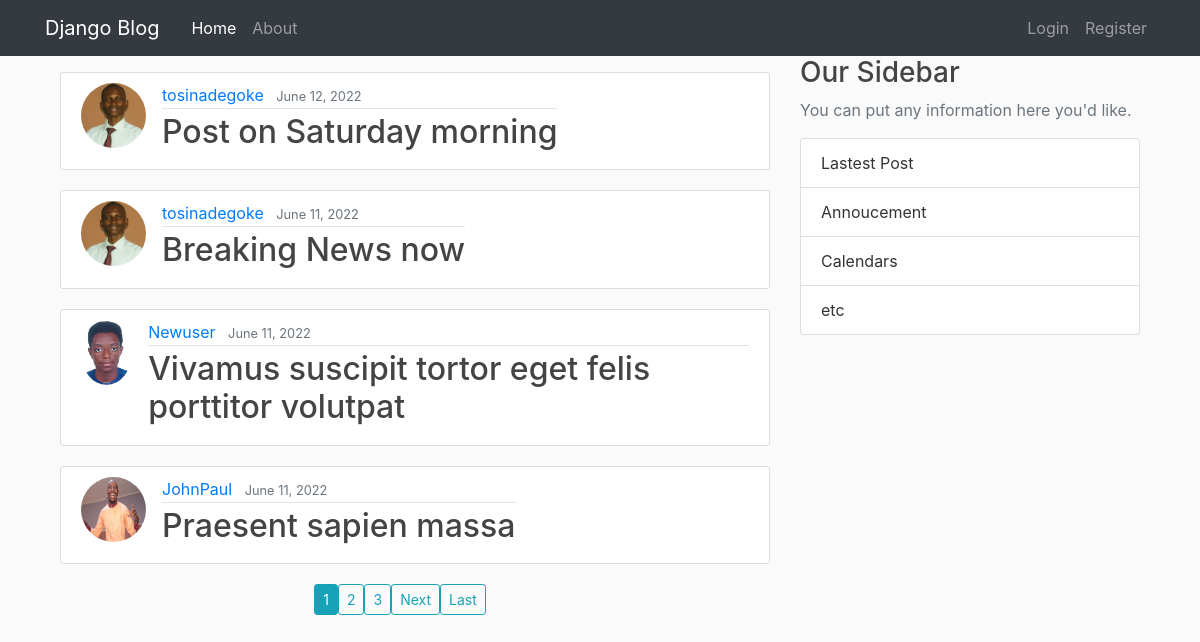
The page /Blog/ on the database as committed earlier.
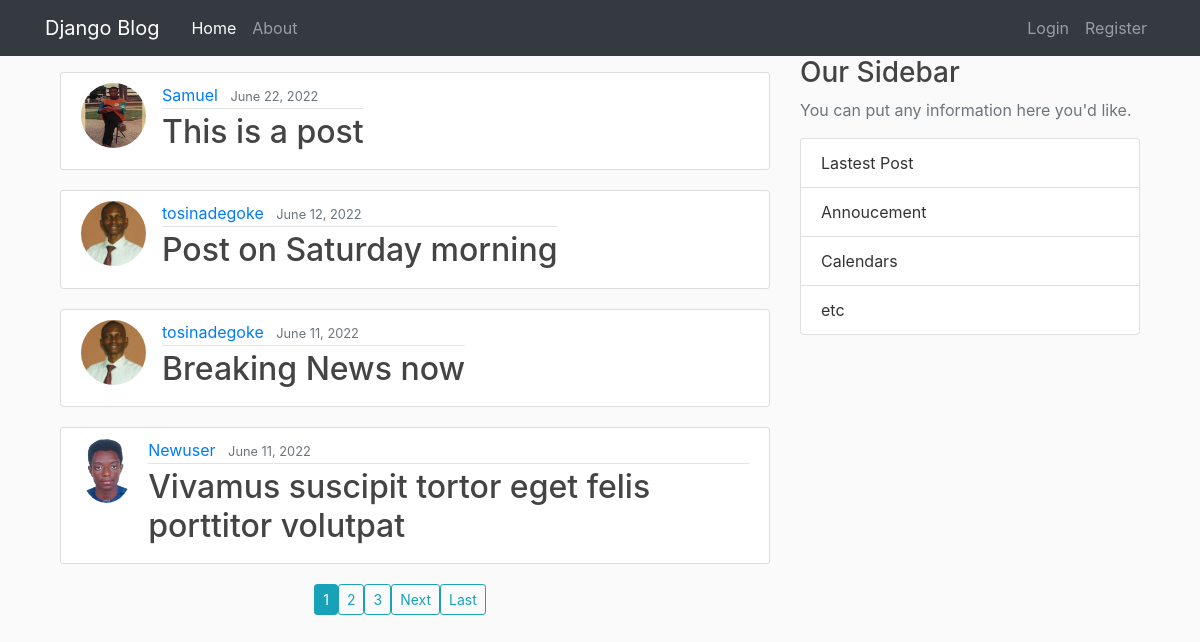
The same page on the database as committed later.
### Blog/models.py (models this page shows, shortened)
class Post(models.Model):
    title = models.CharField(max_length=100)
    content = models.TextField()
    date_posted = models.DateTimeField(default=timezone.now) #Note, timezone.now was passed as agrs not called as function - timezone.now()
    author = models.ForeignKey(User, on_delete=models.CASCADE)

### user/models.py (models this page shows, shortened)
class Profile(models.Model):
    user = models.OneToOneField(User , on_delete=models.CASCADE)
    image = models.ImageField(default= 'default.jpg', upload_to='profile_pics')

### Blog/views.py (the view)
# urls.py: path('', PostListView.as_view(), name="post_list"),
class PostListView(ListView):
    ordering = ['-date_posted']
    model= Post
    paginate_by = 4                         # it sets the number of items on each page

### Blog/templates/Blog/post_list.html (shortened to what this page needs)
{% extends "base_blog.html" %}
{% block body %}
  {% for post in object_list %}
    <article class="media content-section mt-3">
      <img class="rounded-circle account-img" src="{{ post.author.profile.image.url }}" alt="Author's Image">
        <div class="media_body">
            <div class="article-metadata">
                <a class="mr-2" href={% url 'user_posts' post.author.username %}>{{ post.author }}</a>
                <small class="text-muted">{{ post.date_posted|date:"F d, Y" }}</small>
            </div>
            <h2><a class="article-title" href="{% url 'post_detail' post.id %}">{{ post.title }}</a></h2>
        </div>
    </article>
  {% endfor %}
  <div class="row col-12 d-flex justify-content-center ">
    {% if is_paginated %}
      {% for num in page_obj.paginator.page_range %}
        {%if page_obj.number == num %}
          <a class="btn btn-sm btn-info mb-4" href="?page={{page_obj.number}}">{{ num }}</a>
        {% elif num > page_obj.number|add:'-3' and num < page_obj.number|add:'3' %}
          <a class="btn btn-sm btn-outline-info mb-4" href="?page={{num}}">{{ num }}</a>
        {% endif %}
      {% endfor %}
      {% if page_obj.has_next %}
        <a class="btn btn-sm btn-outline-info mb-4" href="?page={{ page_obj.next_page_number }}">Next</a>
        <a class="btn btn-sm btn-outline-info mb-4" href="?page={{ page_obj.paginator.num_pages }}">Last</a>
      {% endif %}
    {% endif %}
  </div>
{% endblock body %}

### Blog/templates/base_blog.html (shortened to what this page needs)
{% load static %}
<!DOCTYPE html>
<html lang="en">
<head>
    <link rel="stylesheet" href={% static 'accounts/css/bootstrap.min.css' %}>
    <link rel="stylesheet" href={% static 'Blog/main.css' %}>
</head>
<body>
    <header class="site-header">
        {% include "nav_blog.html" %}
    </header>
    <div class='container'>
        <main role="main" class="container">
            <div class="row">
                <div class="col-md-8">
                    {% block body %}
                    {% endblock body %}
                </div>
                <div class="col-md-4">
                    <div class="body-section">
                        <h3>Our Sidebar</h3>
                        <p class="text-muted">
                            You can put any information here you'd like.
                            <ul class="list-group">
                                <li class="list-group-item list-group-light">Lastest Post</li>
                                <li class="list-group-item list-group-light">Annoucement</li>
                                <li class="list-group-item list-group-light">Calendars</li>
                                <li class="list-group-item list-group-          light">etc</li>
                            </ul>
                        </p>
                    </div>
                </div>
            </div>
        </main>
    </div>
</body>
</html>

### Blog/templates/nav_blog.html (shortened to what this page needs)
<nav class="navbar navbar-expand-md navbar-dark bg-dark sticky-top">
    <div class='container'>
        <a class="navbar-brand mr-4" href={% url 'post_list' %}>Django Blog</a>
        <div class="collapse navbar-collapse" id="collapsibleNavId">
            <ul class="navbar-nav mr-auto mt-2 mt-lg-0">
                <li class="nav-item active">
                    <a class="nav-link" href="{% url 'post_list' %}">Home</a>
                </li>
                <li class="nav-item">
                    <a class="nav-link" href={% url 'article_about' %}>About</a>
                </li>
            </ul>
            <div class="navbar-nav text-light">
                {% if user.is_authenticated %}
                    <li class="nav-item">
                        <a class="nav-link " href="{% url 'post_create' %}">Create Post</a>
                    </li>
                    <li class="nav-item">
                        <a class="nav-link " href="{% url 'profile' %}">Profile</a>
                    </li>
                    <li class="nav-item">
                        <a class="nav-link" href="{% url 'logout' %}">Logout</a>
                    </li>
                {% else %}
                    <li class="nav-item">
                        <a class="nav-link" href="{% url 'login' %}">Login</a>
                    </li>
                    <li class="nav-item">
                        <a class="nav-link" href={% url 'user-register' %}>Register</a>
                    </li>
                {% endif %}
            </div>
        </div>
    </div>
</nav>

### Blog/static/Blog/main.css (style rules this page uses)
body { background: #fafafa; color: #333333; }
h1, h2, h3, h4, h5, h6 { color: #444444; }
ul { margin: 0; }
.content-section { background: #ffffff; padding: 10px 20px; border: 1px solid #dddddd; border-radius: 3px; margin-bottom: 20px; }
.article-title { color: #444444; }
.account-img { height: 65px; width: 65px; margin-right: 16px; }
.article-metadata { padding-bottom: 1px; margin-bottom: 4px; border-bottom: 1px solid #e3e3e3; }
.article-metadata { color: #333; text-decoration: none; }

Rows that differ between the two databases and show on the page:
no longer on this page (row unchanged): Post: author.profile.image (picture), author "JohnPaul", date_posted "June 11, 2022", title "Praesent sapien massa"
added Post: author.profile.image (picture), author "Samuel", date_posted "June 22, 2022", title "This is a post"
